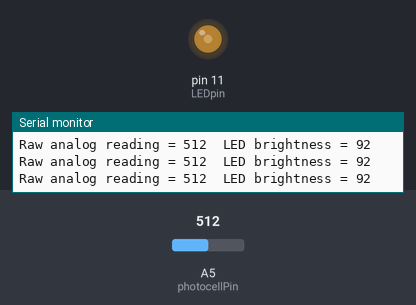
Recording of a sketch running on a simulated Arduino Uno, built with avr-gcc and run on an emulated ATmega328P. Parts: output pins drawn as LEDs (lit = HIGH), the last lines printed to the serial monitor. The inputs (shaded band) are chosen by the test bench; at power-on: A5 (photocellPin) = 512.

Above: at 1.2 s.
1.3 s: A5 (photocellPin) set to 783
At 2.1 s:
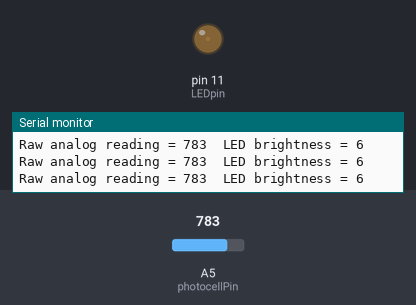
2.8 s: A5 (photocellPin) set to 812
At 3.6 s:
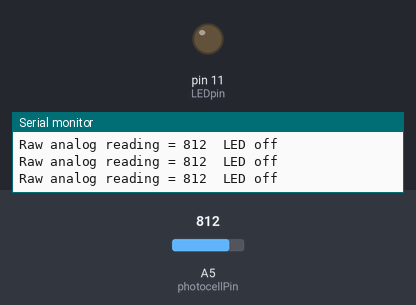
4.3 s: A5 (photocellPin) set to 306
At 5.1 s:
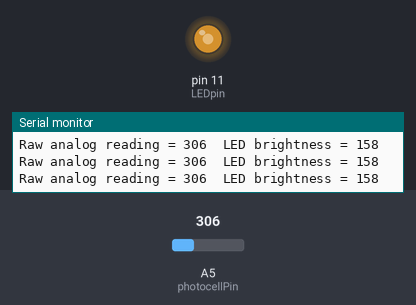
5.8 s: A5 (photocellPin) set to 108
At 6.6 s:
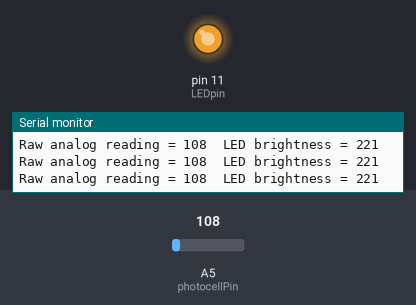
7.3 s: A5 (photocellPin) set to 93
At 8.2 s:
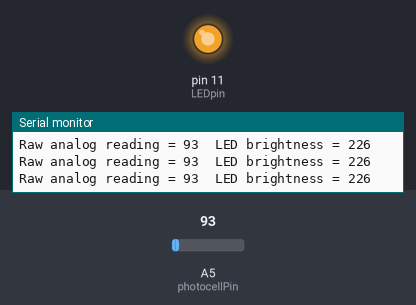
Timing chart, 0 to 10.3 s (numbered marks = the images above; inputs shaded):
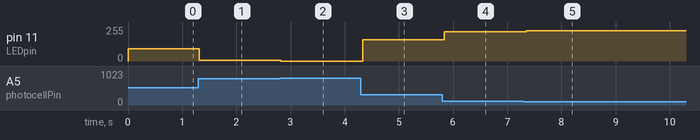

The sketch:

photocell.ino
```cpp
/* light detector (photocell)
 *
 * based on code from www.ladyada.net/learn/sensors/cds.html
 *
 * one leg of photocell connected to 5V
 * the other connected to analog input (here, pin 5)
 *     as well as a 10k pull-down resistor connected to ground
 *
 * when very dark:   photo sensor has 200k ohm resistance
 * when very bright: photo sensor has  10k ohm resistance
 * if totally dark, connected to ground
 *
 * for better discrimination in brighter light, use a 1k ohm resistor
 * (but this would give less sensitivity in dim light)
 *
 * have LED attached to pin 11; lit brighter when photocell reads darker
 */

int photocellPin = 5;
int LEDpin = 11;

void setup(void)
{
  Serial.begin(9600);
  pinMode(LEDpin, OUTPUT);
}

void loop(void)
{
  int photocellReading;
  int LEDbrightness;

  photocellReading = analogRead(photocellPin);

  Serial.print("Raw analog reading = ");
  Serial.print(photocellReading);
  // 0 = dark; 1023 = bright

  // make LED more bright when it's darker
  if(photocellReading < 800) {
    LEDbrightness = map(photocellReading, 0, 800, 255, 0);

    Serial.print("\tLED brightness = ");
    Serial.println(LEDbrightness);

    analogWrite(LEDpin, LEDbrightness);
  }
  else {
    Serial.println("\tLED off");
    digitalWrite(LEDpin, LOW);
  }

  delay(100);
}
```

Measured:
- after the input at 1.3 s, pin 11 (LEDpin): 92/255 → 6/255 at once
- after the input at 2.8 s, pin 11 (LEDpin): 6/255 → 0/255 at once
- after the input at 4.3 s, pin 11 (LEDpin): 0/255 → 158/255 at once
- after the input at 5.8 s, pin 11 (LEDpin): 158/255 → 221/255 at once
- after the input at 7.3 s, pin 11 (LEDpin): 221/255 → 226/255 after 0.05 s
